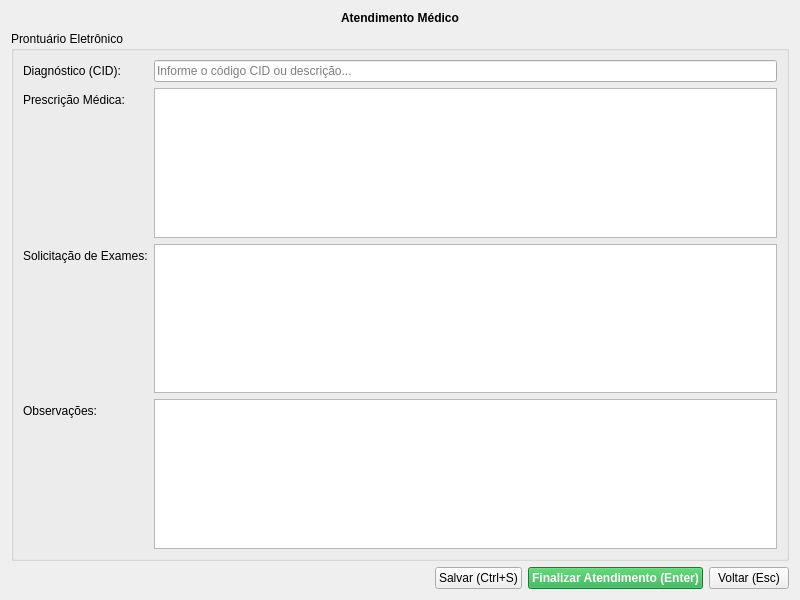
<?xml version="1.0" encoding="UTF-8"?>
<ui version="4.0">
 <class>TelaAtendimento</class>
 <widget class="QWidget" name="TelaAtendimento">
  <property name="geometry">
   <rect>
    <x>0</x>
    <y>0</y>
    <width>800</width>
    <height>600</height>
   </rect>
  </property>
  <property name="windowTitle">
   <string>Registro de Atendimento Médico - CliniGest</string>
  </property>
  <layout class="QVBoxLayout" name="verticalLayout">
   <item>
    <widget class="QLabel" name="labelTitulo">
     <property name="font">
      <font>
       <pointSize>16</pointSize>
       <bold>true</bold>
      </font>
     </property>
     <property name="text">
      <string>Atendimento Médico</string>
     </property>
     <property name="alignment">
      <set>Qt::AlignCenter</set>
     </property>
    </widget>
   </item>
   <item>
    <widget class="QGroupBox" name="groupDados">
     <property name="title">
      <string>Prontuário Eletrônico</string>
     </property>
     <layout class="QFormLayout" name="formLayout">
      <item row="0" column="0">
       <widget class="QLabel" name="lblDiag">
        <property name="text">
         <string>Diagnóstico (CID):</string>
        </property>
       </widget>
      </item>
      <item row="0" column="1">
       <widget class="QLineEdit" name="txtDiagnostico">
        <property name="placeholderText">
         <string>Informe o código CID ou descrição...</string>
        </property>
       </widget>
      </item>
      <item row="1" column="0">
       <widget class="QLabel" name="lblPresc">
        <property name="text">
         <string>Prescrição Médica:</string>
        </property>
       </widget>
      </item>
      <item row="1" column="1">
       <widget class="QPlainTextEdit" name="txtPrescricao"/>
      </item>
      <item row="2" column="0">
       <widget class="QLabel" name="lblExames">
        <property name="text">
         <string>Solicitação de Exames:</string>
        </property>
       </widget>
      </item>
      <item row="2" column="1">
       <widget class="QPlainTextEdit" name="txtExames"/>
      </item>
      <item row="3" column="0">
       <widget class="QLabel" name="lblObs">
        <property name="text">
         <string>Observações:</string>
        </property>
       </widget>
      </item>
      <item row="3" column="1">
       <widget class="QPlainTextEdit" name="txtObservacoes"/>
      </item>
     </layout>
    </widget>
   </item>
   <item>
    <layout class="QHBoxLayout" name="horizontalLayout">
     <item>
      <spacer name="horizontalSpacer">
       <property name="orientation">
        <enum>Qt::Horizontal</enum>
       </property>
       <property name="sizeHint" stdset="0">
        <size>
         <width>40</width>
         <height>20</height>
        </size>
       </property>
      </spacer>
     </item>
     <item>
      <widget class="QPushButton" name="btnSalvar">
       <property name="text">
        <string>Salvar (Ctrl+S)</string>
       </property>
       <property name="shortcut">
        <string>Ctrl+S</string>
       </property>
      </widget>
     </item>
     <item>
      <widget class="QPushButton" name="btnFinalizar">
       <property name="text">
        <string>Finalizar Atendimento (Enter)</string>
       </property>
       <property name="shortcut">
        <string>Return</string>
       </property>
       <property name="styleSheet">
        <string>background-color: #28a745; color: white; font-weight: bold;</string>
       </property>
      </widget>
     </item>
     <item>
      <widget class="QPushButton" name="btnSair">
       <property name="text">
        <string>Voltar (Esc)</string>
       </property>
       <property name="shortcut">
        <string>Esc</string>
       </property>
      </widget>
     </item>
    </layout>
   </item>
  </layout>
 </widget>
 <resources/>
 <connections/>
</ui>
